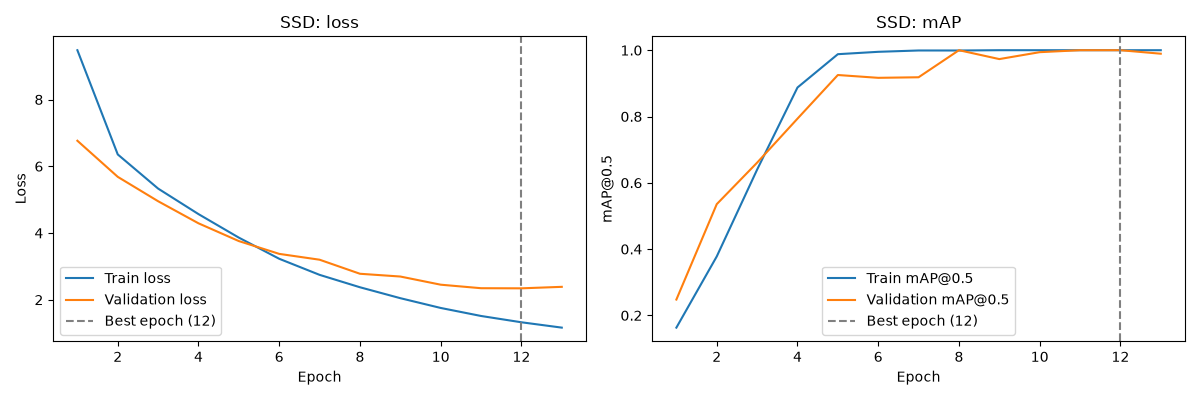

The script that drew this image:
import copy
import json
import random
from pathlib import Path

import numpy as np
import torch
from PIL import Image, ImageOps
from torchvision.models.detection import ssd300_vgg16, SSD300_VGG16_Weights
from torchvision.models.detection import _utils as det_utils
from torchvision.models.detection.ssd import SSDClassificationHead

import matplotlib.pyplot as plt

DATA_DIR = "/home/umair/Deep_Learning/data/Dataset_Detection"
IMG_SIZE = 300             
EPOCHS = 30
BATCH_SIZE = 8
LR = 1e-4
SEED = 0
DEVICE = "cuda" if torch.cuda.is_available() else "cpu"

PRETRAINED = True         
PATIENCE = 5             
MIN_EPOCHS = 5           
MIN_DELTA = 1e-4
COMPUTE_TRAIN_MAP = True

def make_model(num_classes):
    weights = SSD300_VGG16_Weights.DEFAULT if PRETRAINED else None
    model = ssd300_vgg16(weights=weights, weights_backbone=None)     # 91 COCO classes

    in_channels = det_utils.retrieve_out_channels(model.backbone, (IMG_SIZE, IMG_SIZE))
    num_anchors = model.anchor_generator.num_anchors_per_location()
    model.head.classification_head = SSDClassificationHead(in_channels, num_anchors, num_classes)
    return model.to(DEVICE)


def calculate_iou(box1, box2):
    x1, y1, x2, y2 = box1
    a1, b1, a2, b2 = box2
    iw = max(0, min(x2, a2) - max(x1, a1))
    ih = max(0, min(y2, b2) - max(y1, b1))
    inter = iw * ih
    union = (x2 - x1) * (y2 - y1) + (a2 - a1) * (b2 - b1) - inter
    return inter / union if union > 0 else 0


def calculate_precision_recall(pred_boxes, pred_scores, pred_labels, gt_boxes, gt_labels,
                               iou_threshold=0.5, score_threshold=0.5):
    tp, fp, matched = 0, 0, set()
    for i, pb in enumerate(pred_boxes):
        if pred_scores[i] < score_threshold:
            continue
        best_iou, best_j = 0, -1
        for j, gb in enumerate(gt_boxes):
            if pred_labels[i] == gt_labels[j] and j not in matched:
                iou = calculate_iou(pb, gb)
                if iou > best_iou:
                    best_iou, best_j = iou, j
        if best_iou >= iou_threshold:
            tp += 1
            matched.add(best_j)
        else:
            fp += 1
    fn = len(gt_boxes) - len(matched)
    precision = tp / (tp + fp) if tp + fp > 0 else 0
    recall = tp / (tp + fn) if tp + fn > 0 else 0
    return precision, recall


def calculate_ap(precisions, recalls):
    precisions = [0.0] + list(precisions) + [0.0]
    recalls = [0.0] + list(recalls) + [1.0]
    for i in range(len(precisions) - 1, 0, -1):
        precisions[i - 1] = max(precisions[i - 1], precisions[i])
    idx = [i for i in range(1, len(recalls)) if recalls[i] != recalls[i - 1]]
    return sum((recalls[i] - recalls[i - 1]) * precisions[i] for i in idx)


def calculate_map(predictions, ground_truths, num_classes, iou_threshold=0.5):
    aps = []
    for c in range(1, num_classes):
        detections, n_gt = [], 0
        for img, (p, g) in enumerate(zip(predictions, ground_truths)):
            n_gt += sum(1 for l in g["labels"] if l == c)
            for b, s, l in zip(p["boxes"], p["scores"], p["labels"]):
                if l == c:
                    detections.append((s, img, b))
        if n_gt == 0:
            continue
        detections.sort(key=lambda d: d[0], reverse=True)
        matched, tp, fp, precisions, recalls = set(), 0, 0, [], []
        for score, img, box in detections:
            g = ground_truths[img]
            best_iou, best_j = 0, -1
            for j, (gb, gl) in enumerate(zip(g["boxes"], g["labels"])):
                if gl == c and (img, j) not in matched:
                    iou = calculate_iou(box, gb)
                    if iou > best_iou:
                        best_iou, best_j = iou, j
            if best_iou >= iou_threshold:
                tp += 1
                matched.add((img, best_j))
            else:
                fp += 1
            precisions.append(tp / (tp + fp))
            recalls.append(tp / n_gt)
        aps.append(calculate_ap(precisions, recalls))
    return float(np.mean(aps)) if aps else 0.0


def load_dataset(folder):
    raw = []
    for jf in sorted(Path(folder).glob("*.json")):
        with open(jf) as f:
            data = json.load(f)
        if len(data["shapes"]) > 0:
            raw.append((jf, data))

    class_names = sorted({s["label"].strip() for _, d in raw for s in d["shapes"]})
    class_to_idx = {n: i + 1 for i, n in enumerate(class_names)}     # 0 = background

    samples = []
    for jf, data in raw:
        img = Image.open(jf.parent / Path(data["imagePath"]).name)
        img = ImageOps.exif_transpose(img).convert("RGB")
        w, h = img.size
        img = img.resize((IMG_SIZE, IMG_SIZE))
        img = torch.from_numpy(np.array(img, dtype=np.float32) / 255.0).permute(2, 0, 1)

        boxes, labels = [], []
        for s in data["shapes"]:
            pts = np.array(s["points"], dtype=np.float32)
            x1, y1 = pts.min(axis=0)
            x2, y2 = pts.max(axis=0)
            x1, x2 = x1 * IMG_SIZE / w, x2 * IMG_SIZE / w
            y1, y2 = y1 * IMG_SIZE / h, y2 * IMG_SIZE / h
            if x2 - x1 < 2 or y2 - y1 < 2:
                continue
            boxes.append([x1, y1, x2, y2])
            labels.append(class_to_idx[s["label"].strip()])
        if len(boxes) == 0:
            continue
        samples.append((img.to(DEVICE),
                        torch.tensor(boxes, dtype=torch.float32, device=DEVICE),
                        torch.tensor(labels, dtype=torch.long, device=DEVICE)))
    return samples, class_names


def batch_loss(model, batch):
    images = [b[0] for b in batch]
    targets = [{"boxes": b[1], "labels": b[2]} for b in batch]
    return sum(model(images, targets).values())          # box regression + classification


def train_one_epoch(model, train, optimizer):
    model.train()
    random.shuffle(train)
    total = 0
    for i in range(0, len(train), BATCH_SIZE):
        batch = train[i:i + BATCH_SIZE]
        loss = batch_loss(model, batch)
        optimizer.zero_grad()
        loss.backward()
        optimizer.step()
        total += loss.item() * len(batch)
    return total / len(train)


@torch.no_grad()
def validation_loss(model, val):
    model.train()
    total = 0
    for i in range(0, len(val), BATCH_SIZE):
        batch = val[i:i + BATCH_SIZE]
        total += batch_loss(model, batch).item() * len(batch)
    return total / len(val)


@torch.no_grad()
def evaluate(model, samples, num_classes):
    model.eval()
    predictions, ground_truths = [], []
    for i in range(0, len(samples), BATCH_SIZE):
        batch = samples[i:i + BATCH_SIZE]
        outs = model([b[0] for b in batch])
        for out, (_, boxes, labels) in zip(outs, batch):
            predictions.append({"boxes": out["boxes"].tolist(),
                                "scores": out["scores"].tolist(),
                                "labels": out["labels"].tolist()})
            ground_truths.append({"boxes": boxes.tolist(), "labels": labels.tolist()})
    return calculate_map(predictions, ground_truths, num_classes), predictions, ground_truths


def train_model(train, val, num_classes):
    model = make_model(num_classes)
    optimizer = torch.optim.Adam(model.parameters(), lr=LR)
    print(f"SSD300-VGG16 | parameters: {sum(p.numel() for p in model.parameters()):,}")

    hist = {"train_loss": [], "val_loss": [], "train_map": [], "val_map": []}
    best_map, best_state, best_epoch, bad_epochs = -1, None, 0, 0

    for epoch in range(1, EPOCHS + 1):
        train_loss = train_one_epoch(model, train, optimizer)
        val_loss = validation_loss(model, val)
        val_map = evaluate(model, val, num_classes)[0]
        train_map = evaluate(model, train, num_classes)[0] if COMPUTE_TRAIN_MAP else float("nan")

        hist["train_loss"].append(train_loss)
        hist["val_loss"].append(val_loss)
        hist["train_map"].append(train_map)
        hist["val_map"].append(val_map)
        print(f"Epoch {epoch:2d} | train loss {train_loss:.3f} | val loss {val_loss:.3f} "
              f"| train mAP {train_map:.3f} | val mAP {val_map:.3f}")

        if val_map > best_map + MIN_DELTA:
            bad_epochs = 0
        elif epoch > MIN_EPOCHS:
            bad_epochs += 1
        if val_map >= best_map:                         
            best_map, best_epoch = val_map, epoch
            best_state = copy.deepcopy(model.state_dict())
        if bad_epochs >= PATIENCE:
            print(f"Early stopping at epoch {epoch} (best val mAP {best_map:.3f} "
                  f"at epoch {best_epoch}).")
            break

    model.load_state_dict(best_state)
    return model, hist, best_epoch


def show_curves(hist, best_epoch):
    epochs = range(1, len(hist["train_loss"]) + 1)
    fig, (ax_loss, ax_map) = plt.subplots(1, 2, figsize=(12, 4))

    ax_loss.plot(epochs, hist["train_loss"], label="Train loss")
    ax_loss.plot(epochs, hist["val_loss"], label="Validation loss")
    ax_loss.set_title("SSD: loss")
    ax_loss.set_xlabel("Epoch")
    ax_loss.set_ylabel("Loss")

    if COMPUTE_TRAIN_MAP:
        ax_map.plot(epochs, hist["train_map"], label="Train mAP@0.5")
    ax_map.plot(epochs, hist["val_map"], label="Validation mAP@0.5")
    ax_map.set_title("SSD: mAP")
    ax_map.set_xlabel("Epoch")
    ax_map.set_ylabel("mAP@0.5")

    for ax in (ax_loss, ax_map):
        ax.axvline(best_epoch, color="gray", linestyle="--", label=f"Best epoch ({best_epoch})")
        ax.legend()
    plt.tight_layout()
    plt.show()


def show_predictions(test, predictions, class_names, score_thresh=0.5):
    fig, axes = plt.subplots(2, 3, figsize=(15, 10))
    for ax in axes.flat:
        ax.axis("off")
    for ax, (img, boxes, _), p in zip(axes.flat, test, predictions):
        ax.imshow(img.cpu().permute(1, 2, 0).numpy())
        for b in boxes.tolist():                                      
            ax.add_patch(plt.Rectangle((b[0], b[1]), b[2] - b[0], b[3] - b[1],
                                       fill=False, color="lime", linewidth=2))
        for b, s, l in zip(p["boxes"], p["scores"], p["labels"]):    
            if s >= score_thresh:
                ax.add_patch(plt.Rectangle((b[0], b[1]), b[2] - b[0], b[3] - b[1],
                                           fill=False, color="red", linewidth=2))
                ax.text(b[0], b[1], f"{class_names[l - 1]} {s:.2f}", color="white",
                        fontsize=8, backgroundcolor="red")
    plt.suptitle("SSD (pretrained)  (green = ground truth, red = prediction)")
    plt.show()


def main():
    random.seed(SEED)
    torch.manual_seed(SEED)

    samples, class_names = load_dataset(DATA_DIR)
    num_classes = len(class_names) + 1
    print(f"{len(samples)} images, classes: {class_names}")

    random.shuffle(samples)
    n_train, n_val = int(0.70 * len(samples)), int(0.15 * len(samples))
    train = samples[:n_train]
    val = samples[n_train:n_train + n_val]
    test = samples[n_train + n_val:]
    print(f"train={len(train)}  val={len(val)}  test={len(test)}")

    model, hist, best_epoch = train_model(train, val, num_classes)
    show_curves(hist, best_epoch)

    test_map, predictions, ground_truths = evaluate(model, test, num_classes)
    pr = [calculate_precision_recall(p["boxes"], p["scores"], p["labels"], g["boxes"], g["labels"])
          for p, g in zip(predictions, ground_truths)]
    print(f"\nTEST  mAP@0.5: {test_map:.3f} | precision: {np.mean([x[0] for x in pr]):.3f} "
          f"| recall: {np.mean([x[1] for x in pr]):.3f}")
    show_predictions(test, predictions, class_names)


if __name__ == "__main__":
    main()
